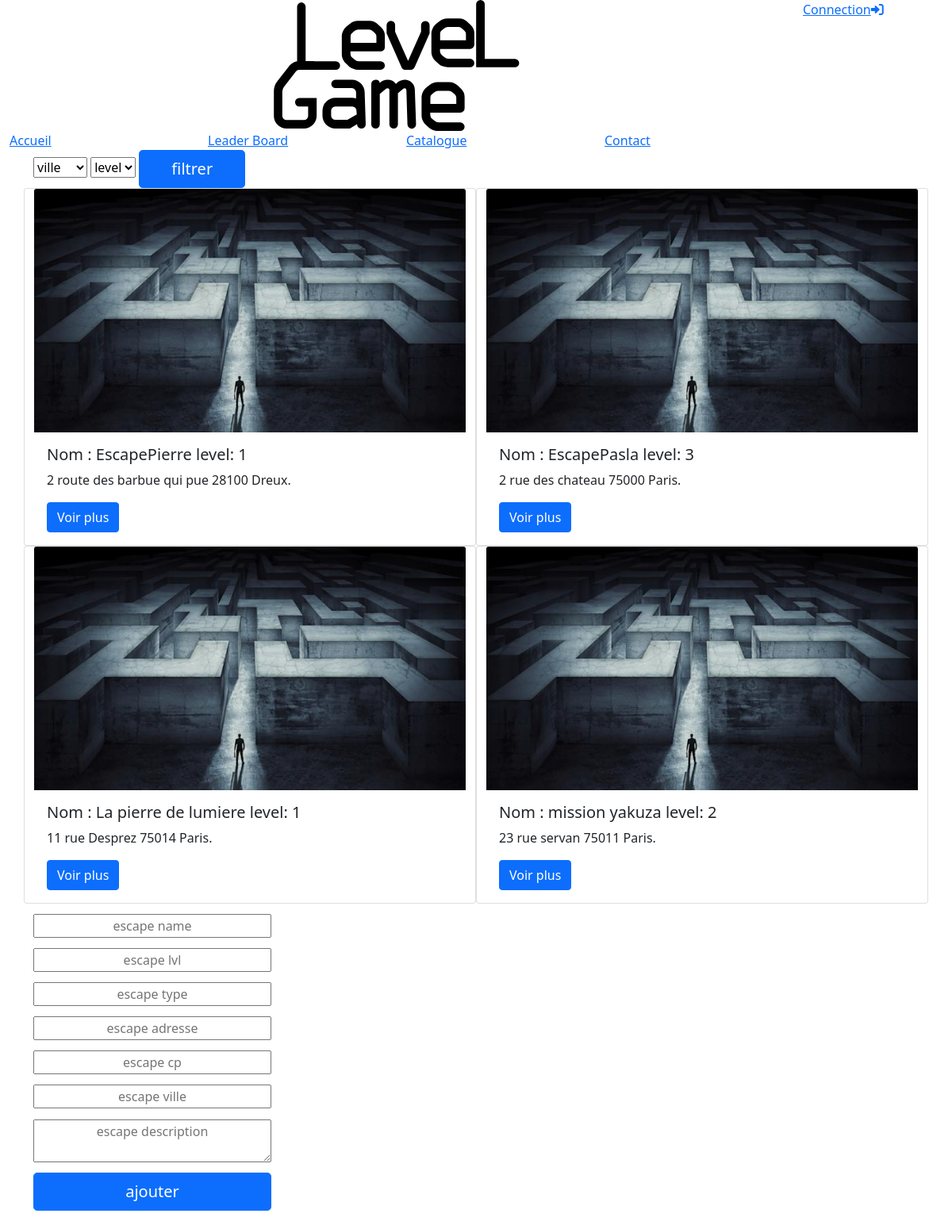
/?p=catalogue, run on the app's committed database.
### tables this page shows
CREATE TABLE IF NOT EXISTS `escapegame` (
  `idEscape` int(11) NOT NULL AUTO_INCREMENT,
  `nom` varchar(50) NOT NULL,
  `niveau` int(11) NOT NULL,
  `idType` int(11) NOT NULL,
  `adresse` varchar(60) NOT NULL,
  `cp` int(11) NOT NULL,
  `ville` varchar(60) NOT NULL,
  `description` text,
  PRIMARY KEY (`idEscape`),
  KEY `idType` (`idType`),
  KEY `niveau` (`niveau`)
);

### src/models/repository/EscapeRepo.php (called while the page is built, shortened)
<?php
class EscapeRepo extends BddConnection{
    protected $tabEscape=[];
    protected function getAllEscape(){
        return $this->tous("escapegame");
    }
    public function setAllEscape(){
        $tab = $this->getAllEscape();
        foreach($tab as $i=>$value){
            $escape = new Escapegame();
            $escape->setIdEscape($tab[$i]["idEscape"])
                    ->setNom($tab[$i]["nom"])
                    ->setNiveau($tab[$i]["niveau"])
                    ->setIdType($tab[$i]["idType"])
                    ->setAdresse($tab[$i]["adresse"])
                    ->setCp($tab[$i]["cp"])
                    ->setVille($tab[$i]["ville"])
                    ->setDescription($tab[$i]["description"]);
            array_push($this->tabEscape,$escape);
        }
        return $this;
    }
    public function getTabEscape(){
        return $this->tabEscape;
    }
}
?>

### public/index.php (called while the page is built, shortened)
<?php
require_once "../src/core/rooter.php";
require "views/layout.php";
?>

### src/models/entity/Escapegame.php (called while the page is built, shortened)
<?php
class Escapegame{
    protected $nom;
    protected $niveau;
    protected $adresse;
    protected $cp;
    protected $ville;
    public function getNom()
    {
        return $this->nom;
    }
    public function setNom($nom)
    {
        $this->nom = $nom;
        return $this;
    }
    public function getNiveau()
    {
        return $this->niveau;
    }
    public function setNiveau($niveau)
    {
        $this->niveau = $niveau;
        return $this;
    }
    public function getAdresse()
    {
        return $this->adresse;
    }
    public function setAdresse($adresse)
    {
        $this->adresse = $adresse;
        return $this;
    }
    public function getCp()
    {
        return $this->cp;
    }
    public function setCp($cp)
    {
        $this->cp = $cp;
        return $this;
    }
    public function getVille()
    {
        return $this->ville;
    }
    public function setVille($ville)
    {
        $this->ville = $ville;
        return $this;
    }
}
?>

### src/models/BddConnection.php (called while the page is built, shortened)
<?php
class BddConnection{
	protected $serveur = "localhost";
	protected $bdd 	= "blocb";
	protected $user = "root";
	protected $password = "";
	protected function getconnect(){
		try{
			$db = new PDO("mysql:host=$this->serveur;dbname=$this->bdd;charset=utf8",$this->user,$this->password);
			return $db;
		}
		catch(PDOException $erreur){
		return "Erreur : ". $erreur->getMessage();
		}
	}
	public function tous($table){
		$db = $this->getconnect();
		$sql = "SELECT * FROM $table";
		$rst = $db->query($sql);
		return $rst->fetchAll(PDO::FETCH_ASSOC);
	}
}
?>

### src/controller/catalogue.php (the view, shortened to what this page needs)
<?php
$escape = new EscapeRepo;
$escape->SetAllEscape();
$esc = $escape->getTabEscape();
$htmlEscp="";
if(isset($_POST['submit'])){
    if (isset($_POST['ville'] ) ) {
        foreach($esc as $key => $value){
            $villePost = ($_POST['ville']);
            $lvlPost = ($_POST['level']);
            $lvl = ($value->getNiveau());
            $nomEscape =($value->getNom());
            $adresse = $value->getAdresse();
            $cp = $value->getCp();
            $ville = $value->getVille();
            if($villePost=="ville"){
                if($value->getNiveau()==$lvlPost){
                    $htmlEscp .=
                    "<div class='card col-md-6'>
                        <img class='card-img-top' src='views/style/img/be4be3e0-5dae-11ec-bfae-50d2ca6eaeba.jfif' alt='Card image cap'>
                        <div class='card-body'>
                            <h5 class='card-title'>Nom&nbsp:&nbsp$nomEscape level:&nbsp$lvl</h5>
                            <p class='card-text'>$adresse $cp $ville.</p>
                            <a href='?p=escapegame?nom=$nomEscape' class='btn btn-primary'>Voir plus</a>
                        </div>
                    </div>";
                }
                else if ($lvlPost=="level"){
                    $htmlEscp .=
                    "<div class='card col-md-6'>
                        <img class='card-img-top' src='views/style/img/be4be3e0-5dae-11ec-bfae-50d2ca6eaeba.jfif' alt='Card image cap'>
                        <div class='card-body'>
                            <h5 class='card-title'>$nomEscape</h5>
                            <p class='card-text'>$adresse $cp $ville.</p>
                            <a href='' class='btn btn-primary'>Voir plus</a>
                        </div>
                    </div>";
                }
            }
            else if($value->getVille()==$villePost){
                if($lvlPost=="level"){
                    $htmlEscp .=
                    "<div class='card col-md-6'>
                        <img class='card-img-top' src='views/style/img/be4be3e0-5dae-11ec-bfae-50d2ca6eaeba.jfif' alt='Card image cap'>
                        <div class='card-body'>
                            <h5 class='card-title'>$nomEscape</h5>
                            <p class='card-text'>$adresse $cp $ville.</p>
                            <a href='' class='btn btn-primary'>Voir plus</a>
                        </div>
                    </div>";
                }
                else if ($value->getNiveau()==$lvlPost){
                    $htmlEscp .=
                    "<div class='card col-md-6'>
                        <img class='card-img-top' src='views/style/img/be4be3e0-5dae-11ec-bfae-50d2ca6eaeba.jfif' alt='Card image cap'>
                        <div class='card-body'>
                            <h5 class='card-title'>$nomEscape</h5>
                            <p class='card-text'>$adresse $cp $ville.</p>
                            <a href='' class='btn btn-primary'>Voir plus</a>
                        </div>
                    </div>";
                }
            }
        }
    }
}
else{
    foreach($esc as $key=>$value){
        $lvl = ($value->getNiveau());
        $nomEscape =($value->getNom());
        $adresse = $value->getAdresse();
        $cp = $value->getCp();
        $ville = $value->getVille();
        $htmlEscp .=
        "<div class='card col-md-6'>
            <img class='card-img-top' src='views/style/img/be4be3e0-5dae-11ec-bfae-50d2ca6eaeba.jfif' alt='Card image cap'>
            <div class='card-body'>
            <h5 class='card-title'>Nom&nbsp:&nbsp$nomEscape level:&nbsp$lvl</h5>
                <p class='card-text'>$adresse $cp $ville.</p>
                <form action='?p=escapegame' method='post'>
                    <input type='hidden' name='nomEscape' value='$nomEscape'>
                    <input class='btn btn-primary' type='submit' value='Voir plus'>
                </form>
            </div>
        </div>";
    }
}
$admin = " <form method='post' class=' d-flex flex-column justify-content-evenly' style='width:300px; height:400px'action='?p=catalogue'>
<input text='text' name='nomAdmin' class='text-center' placeholder='escape name' style='width:auto'>
<input text='text' name='lvlAdmin' class='text-center' placeholder='escape lvl' style='width:auto'>
<input text='text' name='idAdmin' class='text-center' placeholder='escape type' style='width:auto'>
<input text='text' name='adresseAdmin' class='text-center' placeholder='escape adresse' style='width:auto'>
<input text='text' name='cpAdmin' class='text-center' placeholder='escape cp' style='width:auto'>
<input text='text' name='villeAdmin' class='text-center' placeholder='escape ville' style='width:auto'>
<textarea name='descAdmin' class='text-center' placeholder='escape description' style='width:auto'></textarea>
<button type='submit' class='btn btn-primary btn-lg'
style='padding-left: 2.5rem; padding-right: 2.5rem;' name='submitAdmin' >ajouter </button>
</form>";
require("../public/views/catalogue.php");
?>

### src/core/rooter.php (shortened to what this page needs)
<?php
$p = "";
if(isset($_GET["p"])){
	$p = $_GET["p"];
}
switch($p){
	case "catalogue":
		require("../src/controller/catalogue.php");
	break;
}
$page_content = ob_get_contents();
?>

### public/views/catalogue.php (shortened to what this page needs)
<section id="Catalogue">
    <div class="container">
        <form method="post" action="?p=catalogue">
            <select name="ville">
                <option value="ville">ville</option>
            </select>
            <select id="level" name="level">
                <option value="level">level</option>
            </select>
            <button type="submit" class="btn btn-primary btn-lg"
                style="padding-left: 2.5rem; padding-right: 2.5rem;" name="submit" >filtrer </button>
        </form>
        <div class="row">
            <?= $htmlEscp ?>
        </div>
        <?= $admin ?>
    </div>
</section>

### public/views/layout.php (shortened to what this page needs)
<!DOCTYPE html>
<html lang="en">
<head>
    <link rel="stylesheet/less" href="views/style/reset.less">
    <link href="https://cdn.jsdelivr.net/npm/bootstrap@5.1.3/dist/css/bootstrap.min.css" rel="stylesheet">
    <link rel="stylesheet" href="https://cdnjs.cloudflare.com/ajax/libs/font-awesome/6.0.0-beta3/css/all.min.css"/>
    <link rel="stylesheet/less" href="views/style/style.less">
</head>
<body>
<header class="container-fluid">
    <div class="header">
        <div class="row AZERTY">
            <div class="col-10 menu">
                <div class="row">
                    <div class="offset-4 col-4 logo">
                        <a href="#">
                        </a>
                    </div>
                </div>
                    <div class="row liens">
                        <a href="?p=accueil"class="col-3" >Accueil</a>
                        <a href="?p=leaderboard"class="col-3" >Leader Board</a>
                        <a href="?p=catalogue"class="col-3" >Catalogue</a>
                    <a href="?p=contact"class="col-3" >Contact</a>
                    </div>
                </div>
                <?php
                $compte = $_SESSION['compte'] ?? "";
                if($compte) :
                    $userRepo = new UserRepo();
                    $userRepo->setUserByChamp("email",$session->GetCompte()["email"] );
                    $try = $userRepo->getDataUserSelected();   ?>
                        <div class="col-2 connecter">
                            <a href="?p=infos" class="avatar">
                                <img src="views/style/img/avatar<?= $try->getNiveau();?>.png" alt="">
                                <span class="user"><?php
                                echo($try->getNom()); ?></span>
                                <span class="niveau">lvl&nbsp<?= $try->getNiveau(); ?></span>
                            </a>
                            <div class="userconnecter">
                                <div class="row">
                                    <a href="?p=stats" class="col-6"><i class="fas fa-trophy"></i></a>
                                    <a href="?p=login" class="col-6"><i class="fa-solid fa-right-from-bracket"></i></a>
                                </div>
                            </div>
                        </div>
                <?php else : ?>
                        <div class="col-2 deconnecter">
                            <div class="userconnecter">
                                <div class="row">
                                    <a href="?p=login" class="col-12"><span>Connection</span><i class="fa-solid fa-right-to-bracket"></i></a>
                                </div>
                            </div>
                        </div>
                <?php endif ?>
            </div>
         </div>
</header>
    <?= $page_content;?>
</body>
</html>

### data on the page
escapegame: nom "EscapePierre", niveau "1", adresse "2 route des barbue qui pue", cp "28100", ville "Dreux"
escapegame: nom "EscapePasla", niveau "3", adresse "2 rue des chateau", cp "75000", ville "Paris"
escapegame: nom "La pierre de lumiere", niveau "1", adresse "11 rue Desprez", cp "75014", ville "Paris"
escapegame: nom "mission yakuza", niveau "2", adresse "23 rue servan", cp "75011", ville "Paris"
